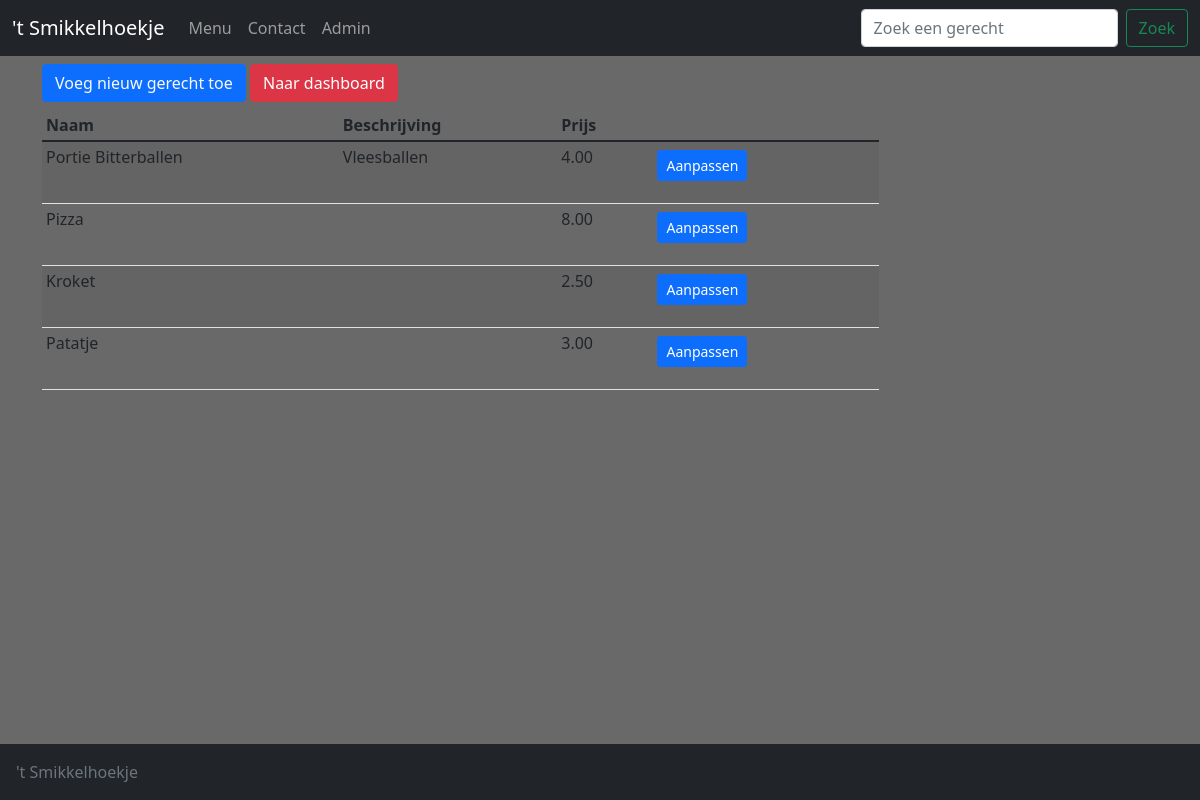
Page /php/adminPages/admin.php?page=Menu (signed in) on the committed database.
### tables this page shows
CREATE TABLE `gerecht` (
  `ID` int(11) NOT NULL,
  `naam` varchar(255) NOT NULL,
  `prijs` decimal(5,2) NOT NULL,
  `beschrijving` varchar(255) NOT NULL
);

### php/adminPages/menu.php (the view, shortened to what this page needs)
<?php
    if(isset($_GET['menuItem']) && !empty($_GET['menuItem'])){
    $sql = "SELECT * FROM gerecht WHERE naam LIKE CONCAT('%', :naam, '%')";
        $stmt = $connect->prepare($sql);
        $stmt->bindParam(":naam", $_GET['menuItem']);
    } else {
        $sql = "SELECT * FROM gerecht";
        $stmt = $connect->prepare($sql);
    }
    $stmt->execute();
    $result = $stmt->fetchAll();
?>
<div class="container">
    <button type="button" class="btn btn-primary mt-2 mb-2"><a href="admin.php?page=createMenuItem"
            class="text-light text-decoration-none">Voeg nieuw gerecht toe</a></button>
    <a href="../index.php?page=admin" class="btn btn-danger">Naar dashboard</a>
    <table class="table table-sm table-hover table-striped w-75">
        <thead>
            <th scope="col">Naam</th>
            <th scope="col">Beschrijving</th>
            <th scope="col">Prijs</th>
            <th scope="col"></th>
        </thead>
        <tbody>
            <?php foreach ($result as $res) { ?>
                <tr>
                    <td><?php echo $res['naam']?></td>
                    <td><?php echo $res['beschrijving']?></td>
                    <td><?php echo $res['prijs']?></td>
                    <td>
                        <form method="post" class="form-control-sm" action="admin.php?page=editMenuItem">
                            <button type="submit" class="btn btn-primary btn-sm">Aanpassen</button>
                        </form>
                    </td>
                </tr>
            <?php } ?>
        </tbody>
    </table>
</div>

### css/main.css (style rules this page uses)
body { background-color: #696969; }

### rows in the picture
gerecht: naam "Portie Bitterballen", beschrijving "Vleesballen", prijs "4.00"
gerecht: naam "Pizza", prijs "8.00"
gerecht: naam "Kroket", prijs "2.50"
gerecht: naam "Patatje", prijs "3.00"

### other values in the picture
$page "Menu"
$page "Contact"
$page "Admin"
